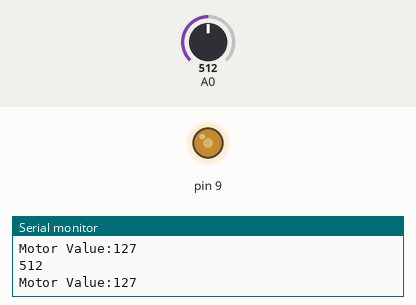
This sketch was run on a simulated Arduino Uno, built with avr-gcc and run on an emulated ATmega328P. Parts: output pins drawn as LEDs (lit = HIGH), the last lines printed to the serial monitor. The inputs (shaded band) are chosen by the test bench; at power-on: A0 = 512.

Above: at 1.3 s.
1.4 s: A0 set to 716
At 2.7 s:
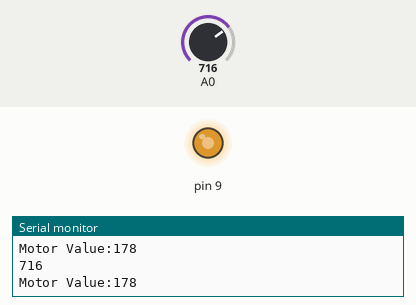
3.0 s: A0 set to 900
At 4.1 s:
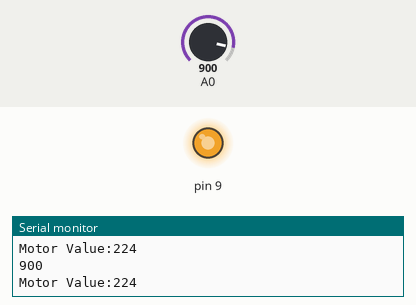
4.5 s: A0 set to 122
At 5.3 s:
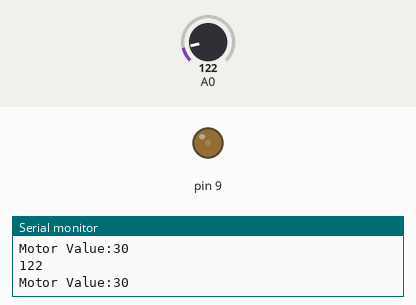
6.0 s: A0 set to 0
At 6.5 s:
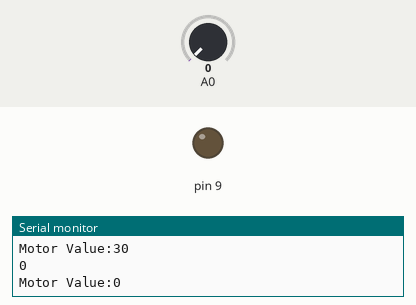
7.5 s: A0 set to 511
At 8.9 s:
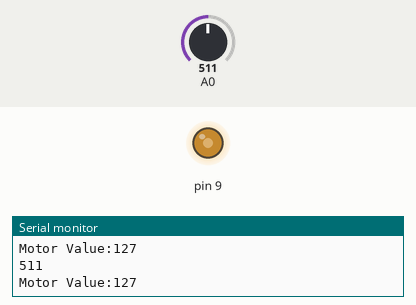
Timing chart, 0 to 10.0 s (numbered marks = the images above; inputs shaded):
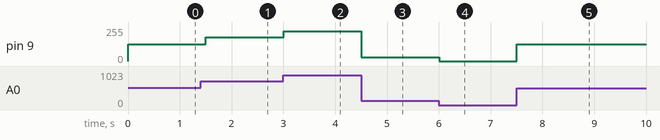

The sketch:

LDR_experiment.ino
```cpp
void setup() {
  Serial.begin(9600);
}

void loop() {
  int y = analogRead(A0);
  Serial.println(y);
  y = map(y, 0, 1023, 0, 255);
  Serial.print("Motor Value:");
  Serial.println(y);
  analogWrite(9, y);
  delay(500);
}
```

Measured:
- after the input at 1.4 s, pin 9: 127/255 → 178/255 after 0.10 s
- after the input at 3.0 s, pin 9: 178/255 → 224/255 at once
- after the input at 4.5 s, pin 9: 224/255 → 30/255 at once
- after the input at 6.0 s, pin 9: 30/255 → 0/255 at once
- after the input at 7.5 s, pin 9: 0/255 → 127/255 at once
